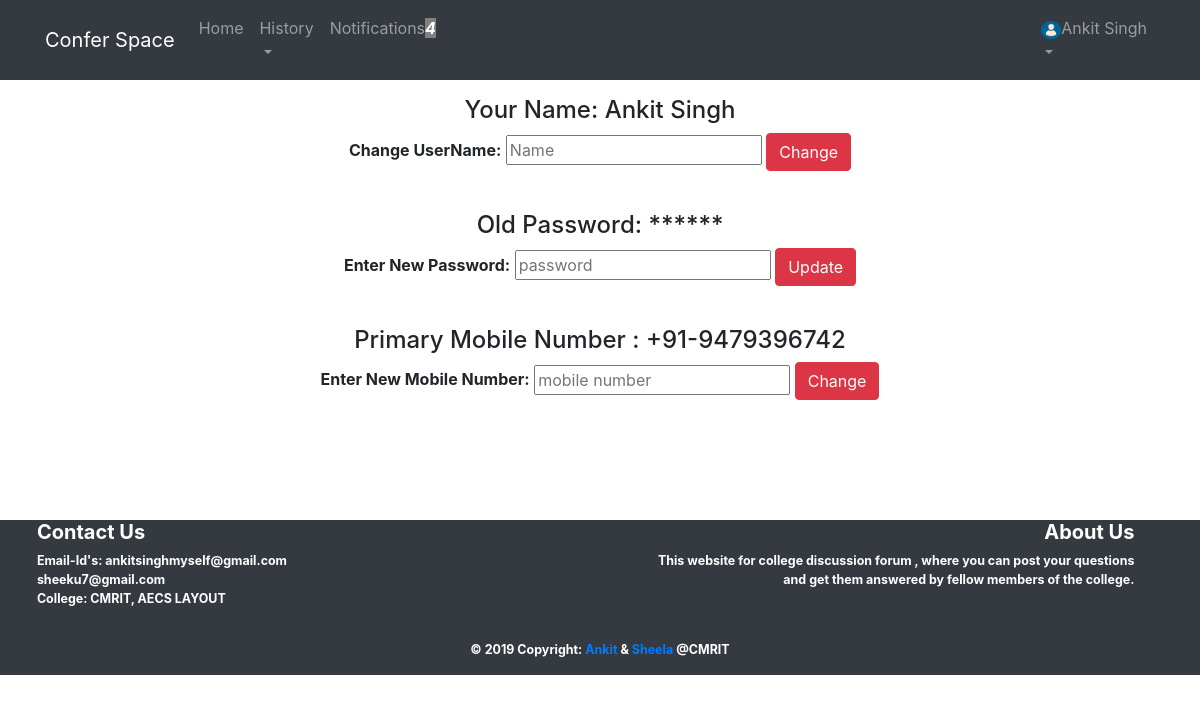
The page /home/setting.php (signed in) on the database as committed earlier.
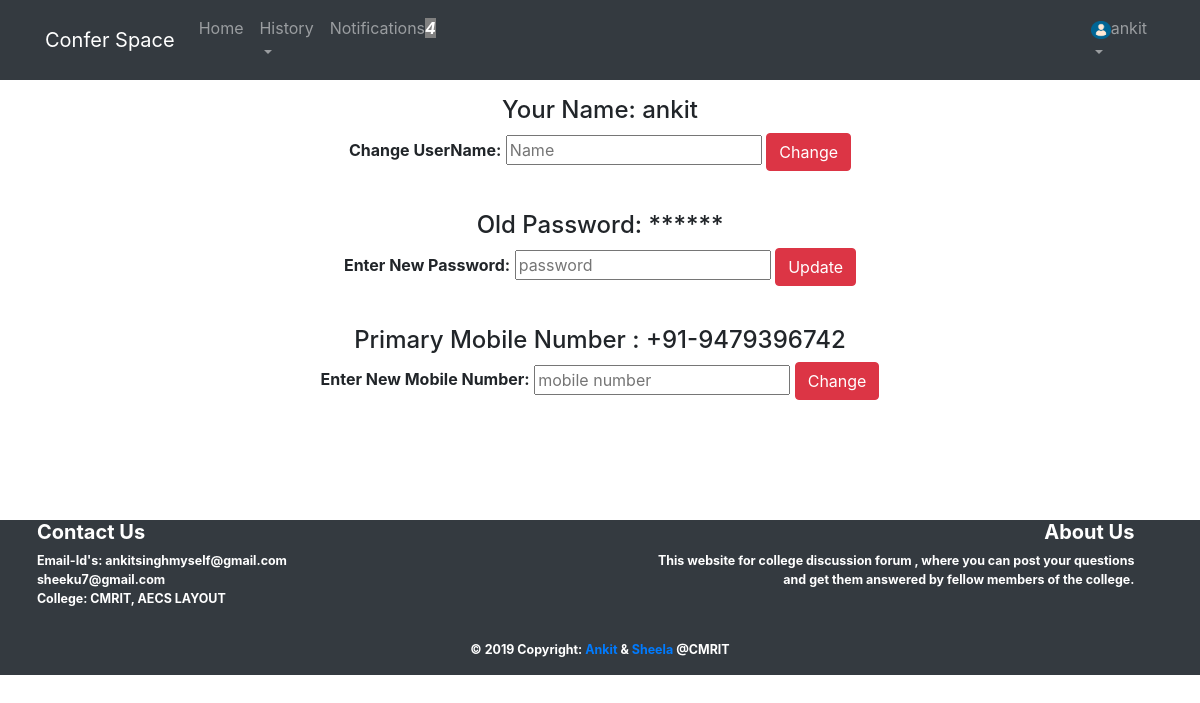
The same page on the database as committed later.
### tables this page shows
CREATE TABLE `users` (
  `userid` varchar(20) NOT NULL,
  `name` varchar(256) NOT NULL,
  `password` varchar(20) NOT NULL,
  `email` varchar(30) NOT NULL,
  `mobile` bigint(20) NOT NULL,
  `gender` varchar(10) NOT NULL
);

### home/session.php (called while the page is built, shortened)
<?php
   include('../connect.php');
   $user_check = $_SESSION['username'];
   $ses_sql = mysqli_query($conn,"select * from users where userid = '$user_check' ")or die("".mysql_error());
   $row = mysqli_fetch_array($ses_sql)or die("".mysqli_error());
   $full_name = $row['name'];
   $mobile = $row['mobile'];
?>

### home/setting.php (the view, shortened to what the changed rows need)
<?php
   include('session.php');
?>
<!DOCTYPE html>
<html lang="en">
<head>
    <link rel="stylesheet" href="../bootstrap/css/bootstrap.min.css">
</head>
<body>
    <nav class="navbar navbar-expand-lg navbar-dark bg-dark" id="headerWrapper">
        <div class="container">
            <div class="collapse navbar-collapse" id="navbarSupportedContent">
                <ul class="navbar-nav ml-auto">
                    <li class="nav-item dropdown">
                        <a class="nav-link dropdown-toggle" href="#" id="navbarDropdown" role="button"
                            data-toggle="dropdown" aria-haspopup="true" aria-expanded="false">
                            <img src="../img_avatar.png" alt="logo image"
                                style="width:20px;height:18px;"><?php echo $full_name; ?>
                            <br>
                        </a>
                    </li>
                </ul>
            </div>
        </div>
    </nav>
    <div>
        <div align="center">
           <h4> Your Name: <?php echo $full_name; ?></h4>
            <form action="update_name.php" method="post">
                <b>Change UserName:</b> <input type="text" name="name" placeholder="<?php echo "Name"; ?>"
                    required />
                <button type="submit" value="submit" class="btn btn-danger">Change</button><br><br>
            </form>
            <h4> Old Password: <?php echo "******"; ?></h4>
            <form action="update_password.php" method="post"><b>Enter New Password:</b> <input type="password"
                    name="password" data-type="password" placeholder="<?php echo "password"; ?>" required />
                <button type="submit" value="submit" class="btn btn-danger">Update</button><br><br>
            </form>
            <h4> Primary Mobile Number : +91-<?php echo $mobile; ?></h4>
            <form action="update_mobile.php" method="post"><b>Enter New Mobile Number:</b> <input type="text" name="mobile"
                    placeholder="<?php echo "mobile number"; ?>" required />
                <button type="submit" value="submit" class="btn btn-danger">Change</button><br><br>
            </form>
        </div>
    </div>
<br>
</body>
</html>

Rows that differ between the two databases and show on the page:
changed users: name "Ankit Singh" → "ankit"
